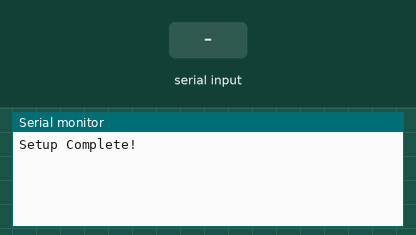
The sketch below on a simulated Arduino Uno, built with avr-gcc and run on an emulated ATmega328P. Parts: the last lines printed to the serial monitor. The inputs (shaded band) are chosen by the test bench.

Above: at 2.2 s.
2.3 s: "1" received over the second serial link
At 2.9 s:
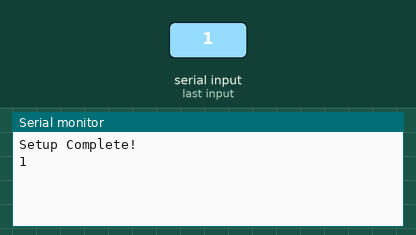
3.8 s: "0" received over the second serial link
At 5.2 s:
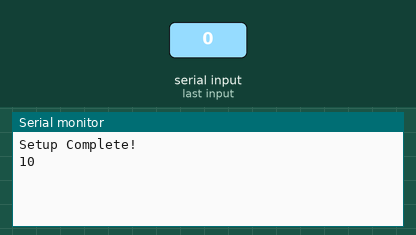

Measured:
- after the input at 2.3 s, the serial monitor: prints a new line at once (image 1)
- after the input at 3.8 s, the serial monitor: prints a new line at once (image 2)

The sketch:

esp8266-simpleserialcommunication.ino
```cpp
/* Piece of code for testing AT commands on ESP8266 from Arduino UNO  */

#include <SoftwareSerial.h>

//ESP8266_TX is connected to Arduino UNO as RX in D3
#define ESP8266_RX_PIN 3

//ESP8266_RX is connected to Arduino UNO as TX in D2
#define ESP8266_TX_PIN 2

//Create software serial object to communicate with ESP8266
SoftwareSerial ESP8266(ESP8266_RX_PIN, ESP8266_TX_PIN);


/*

PINOUT Connection:

///////////////////////////////////////////////////////////////////////////////

External 12VDC/2A Power Supply                                    MP1584 (Turn knot until a volmeter shows 3.3VDC for ESP8266)

Positive--------------------------------------------------------->Positive

Negative--------------------------------------------------------->Negative

///////////////////////////////////////////////////////////////////////////////

MP1584                                                            ESP8266

Positive--------------------------------------------------------->VCC

Positive--------------------------------------------------------->CH_PD

Negative--------------------------------------------------------->GND

///////////////////////////////////////////////////////////////////////////////

Arduino UNO                                                        ESP8266

Digital 2                                                          ESP8266_RX->TX

Digital 3                                                          ESP8266_TX->RX

GND                                                                GND

*/


void setup()
 {
  //Begin serial comunication with Arduino and Arduino IDE (Serial Monitor)
  Serial.begin(9600);
  while(!Serial);

  //Being serial communication with Arduino and ESP8266
  ESP8266.begin(9600);
  delay(1000);

  Serial.println("Setup Complete!");
}

void loop()
 {
  //Read ESP8266 output (if available) and print it in Arduino IDE Serial Monitor
  if(ESP8266.available())
    {
      Serial.write(ESP8266.read());
    }
  //Read Arduino IDE Serial Monitor inputs (if available) and send them to ESP8266
  if(Serial.available())
    {
      ESP8266.write(Serial.read());
    }
}
```
